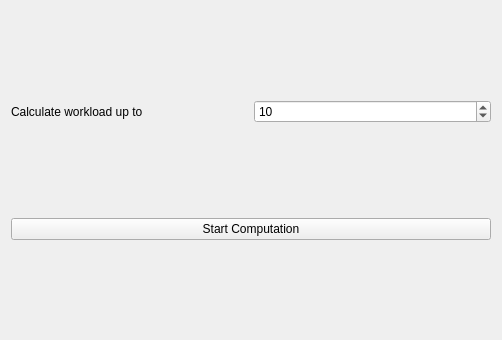
<ui version="4.0" >
 <class>PFWorkloadWidget</class>
 <widget class="QWidget" name="PFWorkloadWidget" >
  <property name="geometry" >
   <rect>
    <x>0</x>
    <y>0</y>
    <width>502</width>
    <height>340</height>
   </rect>
  </property>
  <property name="windowTitle" >
   <string>Form</string>
  </property>
  <layout class="QVBoxLayout" >
   <item>
    <layout class="QHBoxLayout" >
     <item>
      <widget class="QLabel" name="label" >
       <property name="text" >
        <string>Calculate workload up to </string>
       </property>
      </widget>
     </item>
     <item>
      <widget class="QSpinBox" name="upToSpin" >
       <property name="minimum" >
        <number>1</number>
       </property>
       <property name="maximum" >
        <number>99999</number>
       </property>
       <property name="value" >
        <number>10</number>
       </property>
      </widget>
     </item>
    </layout>
   </item>
   <item>
    <widget class="QPushButton" name="computeButton" >
     <property name="text" >
      <string>Start Computation</string>
     </property>
    </widget>
   </item>
  </layout>
 </widget>
 <resources/>
 <connections/>
</ui>
